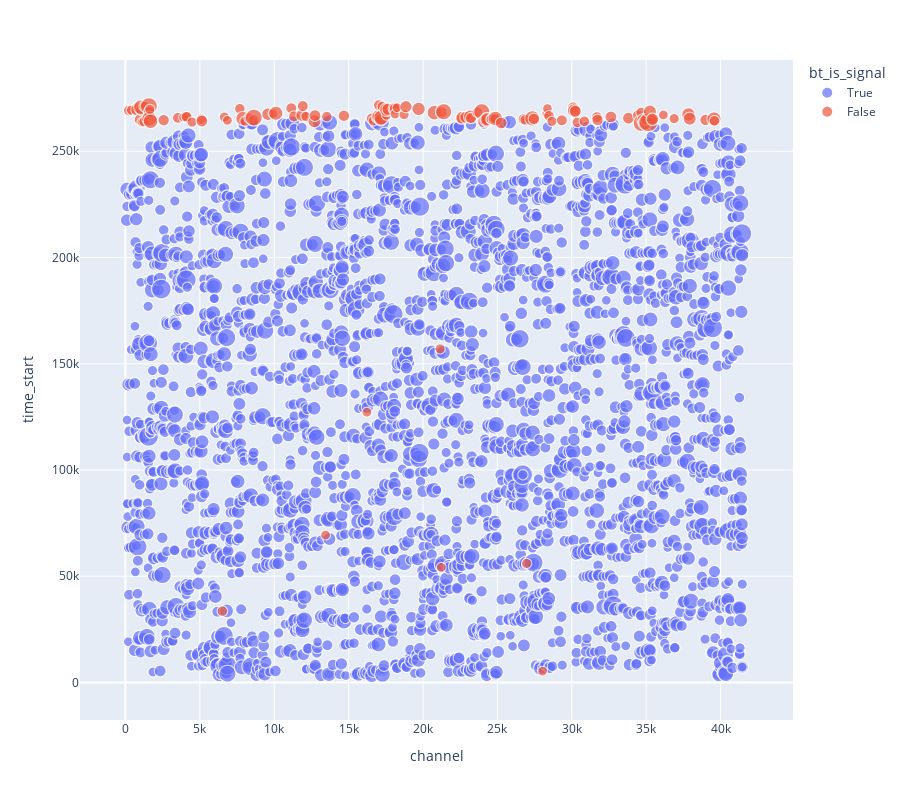

The code cell stored with this chart in its notebook:
### Code cell
pd.options.plotting.backend = 'plotly'
import plotly.express as px
# ws.tps.query('event == 1 & TP_peakADC > 50').plot.scatter(x='TP_channel', y='TP_peakT', size='TP_peakADC', color_continuous_scale=px.colors.sequential.Viridis, height=500, width=600)

pd.options.plotting.backend = 'matplotlib'
with pandas_backend('plotly') as x:
    f = ws.tps.query('event == 1 & adc_peak > 50').plot.scatter(x='channel', y='time_start', size='adc_peak', color="bt_is_signal", color_continuous_scale=px.colors.sequential.Viridis, height=800, width=900)
    f.show()

### Figure 1 — Plotly figure (JSON) as saved in the notebook; plotly's stock layout.template omitted (floating-point values rounded to 4 significant figures; data arrays with more than 128 entries replaced by an {"elided": "..."} marker saying what was removed)
{"data": [{"hovertemplate": "bt_is_signal=True<br>channel=%{x}<br>time_start=%{y}<br>adc_peak=%{marker.size}<extra></extra>", "legendgroup": "True", "marker": {"color": "#636efa", "size": {"elided": "2960 int values"}, "sizemode": "area", "sizeref": 0.5325, "symbol": "circle"}, "mode": "markers", "name": "True", "showlegend": true, "type": "scattergl", "x": {"elided": "2960 int values"}, "xaxis": "x", "y": {"elided": "2960 int values"}, "yaxis": "y"}, {"hovertemplate": "bt_is_signal=False<br>channel=%{x}<br>time_start=%{y}<br>adc_peak=%{marker.size}<extra></extra>", "legendgroup": "False", "marker": {"color": "#EF553B", "size": [63, 55, 100, 69, 58, 111, 55, 56, 60, 148, 70, 119, 55, 113, 67, 63, 52, 53, 63, 57, 60, 73, 61, 55, 53, 59, 108, 57, 58, 68, 150, 83, 53, 104, 62, 66, 82, 66, 56, 87, 74, 51, 59, 69, 53, 68, 57, 57, 89, 63, 78, 120, 61, 57, 100, 77, 92, 65, 51, 51, 57, 77, 96, 115, 54, 52, 73, 138, 57, 84, 75, 93, 66, 59, 137, 76, 110, 91, 62, 62, 76, 52, 114, 75, 72, 59, 55, 124, 69, 51, 51, 53, 60, 55, 66, 74, 99, 72, 61, 60, 64, 68, 75, 72, 59, 58, 143, 94, 107, 56, 188, 88, 66, 86, 52, 54, 93, 87, 67, 104, 58], "sizemode": "area", "sizeref": 0.5325, "symbol": "circle"}, "mode": "markers", "name": "False", "showlegend": true, "type": "scattergl", "x": [241, 405, 828, 971, 1034, 1034, 1128, 1246, 1265, 1579, 1595, 1604, 1641, 1692, 2571, 3530, 3911, 4108, 4109, 4479, 5101, 5140, 6516, 6653, 6855, 7690, 7894, 8028, 8320, 8609, 8627, 9582, 9922, 10107, 11150, 11333, 11880, 11925, 12127, 12705, 12742, 13448, 13535, 14683, 16229, 16571, 16656, 16874, 16996, 17038, 17151, 17194, 17267, 17548, 17553, 17653, 18108, 18109, 18120, 18258, 18728, 18851, 19705, 20766, 21149, 21232, 21235, 21388, 22539, 22628, 22869, 23177, 23228, 23651, 23951, 24065, 24309, 24311, 24601, 24614, 24840, 24841, 24863, 25252, 26789, 26877, 26965, 27356, 27447, 28034, 28323, 28364, 28466, 28668, 29334, 30102, 30172, 30234, 30376, 30848, 31692, 31729, 32628, 33808, 34433, 34662, 34682, 34824, 34924, 34961, 35149, 35255, 35416, 35417, 36155, 36883, 37839, 37924, 38986, 39560, 39588], "xaxis": "x", "y": [269216, 269344, 269696, 264896, 269280, 270752, 263744, 263904, 271104, 271232, 268640, 265376, 269728, 264160, 264640, 265760, 266016, 266208, 266240, 263744, 265152, 264224, 33568, 266080, 264544, 270048, 265408, 264128, 265632, 264608, 265856, 267456, 267680, 267904, 270272, 266432, 266944, 271296, 266400, 264128, 266816, 69376, 266336, 266720, 127232, 265440, 264320, 265728, 266496, 271680, 264768, 265856, 271072, 267040, 269600, 269792, 270080, 270080, 267520, 270528, 267264, 271008, 269952, 268192, 156992, 54208, 268352, 268640, 265152, 265824, 266016, 266304, 265632, 268416, 268640, 263936, 264832, 265024, 265056, 265184, 265312, 265312, 265440, 263296, 265056, 264800, 56032, 265504, 265280, 5312, 267744, 270112, 266688, 264096, 264576, 270528, 269056, 268864, 263616, 264128, 266048, 264736, 266176, 265600, 267008, 268288, 263232, 264608, 263424, 264736, 263680, 268704, 265056, 265056, 267104, 265376, 267360, 265344, 264736, 265216, 264352], "yaxis": "y"}], "layout": {"height": 800, "legend": {"itemsizing": "constant", "title": {"text": "bt_is_signal"}, "tracegroupgap": 0}, "margin": {"t": 60}, "width": 900, "xaxis": {"anchor": "y", "domain": [0, 1], "title": {"text": "channel"}}, "yaxis": {"anchor": "x", "domain": [0, 1], "title": {"text": "time_start"}}}}
